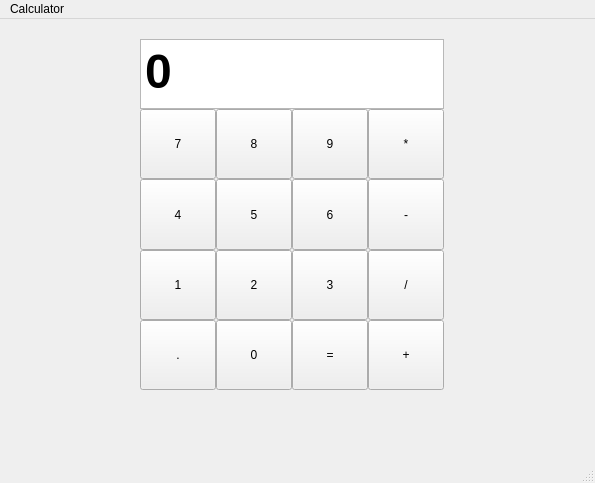
<?xml version="1.0" encoding="UTF-8"?>
<ui version="4.0">
 <class>MainWindow</class>
 <widget class="QMainWindow" name="MainWindow">
  <property name="enabled">
   <bool>true</bool>
  </property>
  <property name="geometry">
   <rect>
    <x>0</x>
    <y>0</y>
    <width>595</width>
    <height>483</height>
   </rect>
  </property>
  <property name="windowTitle">
   <string>MainWindow</string>
  </property>
  <widget class="QWidget" name="centralwidget">
   <widget class="QWidget" name="verticalLayoutWidget">
    <property name="geometry">
     <rect>
      <x>140</x>
      <y>20</y>
      <width>304</width>
      <height>351</height>
     </rect>
    </property>
    <layout class="QVBoxLayout" name="verticalLayout" stretch="2,8">
     <property name="spacing">
      <number>0</number>
     </property>
     <item>
      <widget class="QTextEdit" name="ioTestEdit">
       <property name="mouseTracking">
        <bool>true</bool>
       </property>
       <property name="contextMenuPolicy">
        <enum>Qt::ContextMenuPolicy::DefaultContextMenu</enum>
       </property>
       <property name="layoutDirection">
        <enum>Qt::LayoutDirection::LeftToRight</enum>
       </property>
       <property name="html">
        <string>&lt;!DOCTYPE HTML PUBLIC &quot;-//W3C//DTD HTML 4.0//EN&quot; &quot;http://www.w3.org/TR/REC-html40/strict.dtd&quot;&gt;
&lt;html&gt;&lt;head&gt;&lt;meta name=&quot;qrichtext&quot; content=&quot;1&quot; /&gt;&lt;meta charset=&quot;utf-8&quot; /&gt;&lt;style type=&quot;text/css&quot;&gt;
p, li { white-space: pre-wrap; }
hr { height: 1px; border-width: 0; }
li.unchecked::marker { content: &quot;\2610&quot;; }
li.checked::marker { content: &quot;\2612&quot;; }
&lt;/style&gt;&lt;/head&gt;&lt;body style=&quot; font-family:'Microsoft YaHei UI'; font-size:9pt; font-weight:400; font-style:normal;&quot;&gt;
&lt;p style=&quot; margin-top:0px; margin-bottom:0px; margin-left:0px; margin-right:0px; -qt-block-indent:0; text-indent:0px;&quot;&gt;&lt;span style=&quot; font-size:36pt; font-weight:700;&quot;&gt;0&lt;/span&gt;&lt;/p&gt;&lt;/body&gt;&lt;/html&gt;</string>
       </property>
      </widget>
     </item>
     <item>
      <layout class="QGridLayout" name="gridLayout" rowstretch="0,0,0,0">
       <property name="spacing">
        <number>0</number>
       </property>
       <item row="3" column="3">
        <widget class="QPushButton" name="pushButton_add">
         <property name="sizePolicy">
          <sizepolicy hsizetype="Expanding" vsizetype="Expanding">
           <horstretch>0</horstretch>
           <verstretch>0</verstretch>
          </sizepolicy>
         </property>
         <property name="text">
          <string>+</string>
         </property>
        </widget>
       </item>
       <item row="0" column="2">
        <widget class="QPushButton" name="pushButton9">
         <property name="sizePolicy">
          <sizepolicy hsizetype="Expanding" vsizetype="Expanding">
           <horstretch>0</horstretch>
           <verstretch>0</verstretch>
          </sizepolicy>
         </property>
         <property name="text">
          <string>9</string>
         </property>
        </widget>
       </item>
       <item row="0" column="3">
        <widget class="QPushButton" name="pushButton_mult">
         <property name="sizePolicy">
          <sizepolicy hsizetype="Expanding" vsizetype="Expanding">
           <horstretch>0</horstretch>
           <verstretch>0</verstretch>
          </sizepolicy>
         </property>
         <property name="text">
          <string>*</string>
         </property>
        </widget>
       </item>
       <item row="1" column="2">
        <widget class="QPushButton" name="pushButton6">
         <property name="sizePolicy">
          <sizepolicy hsizetype="Expanding" vsizetype="Expanding">
           <horstretch>0</horstretch>
           <verstretch>0</verstretch>
          </sizepolicy>
         </property>
         <property name="text">
          <string>6</string>
         </property>
        </widget>
       </item>
       <item row="2" column="2">
        <widget class="QPushButton" name="pushButton3">
         <property name="sizePolicy">
          <sizepolicy hsizetype="Expanding" vsizetype="Expanding">
           <horstretch>0</horstretch>
           <verstretch>0</verstretch>
          </sizepolicy>
         </property>
         <property name="text">
          <string>3</string>
         </property>
        </widget>
       </item>
       <item row="1" column="0">
        <widget class="QPushButton" name="pushButton4">
         <property name="sizePolicy">
          <sizepolicy hsizetype="Expanding" vsizetype="Expanding">
           <horstretch>0</horstretch>
           <verstretch>0</verstretch>
          </sizepolicy>
         </property>
         <property name="text">
          <string>4</string>
         </property>
        </widget>
       </item>
       <item row="1" column="1">
        <widget class="QPushButton" name="pushButton5">
         <property name="sizePolicy">
          <sizepolicy hsizetype="Expanding" vsizetype="Expanding">
           <horstretch>0</horstretch>
           <verstretch>0</verstretch>
          </sizepolicy>
         </property>
         <property name="text">
          <string>5</string>
         </property>
        </widget>
       </item>
       <item row="3" column="2">
        <widget class="QPushButton" name="pushButton_result">
         <property name="sizePolicy">
          <sizepolicy hsizetype="Expanding" vsizetype="Expanding">
           <horstretch>0</horstretch>
           <verstretch>0</verstretch>
          </sizepolicy>
         </property>
         <property name="text">
          <string>=</string>
         </property>
        </widget>
       </item>
       <item row="0" column="1">
        <widget class="QPushButton" name="pushButton8">
         <property name="sizePolicy">
          <sizepolicy hsizetype="Expanding" vsizetype="Expanding">
           <horstretch>0</horstretch>
           <verstretch>0</verstretch>
          </sizepolicy>
         </property>
         <property name="text">
          <string>8</string>
         </property>
        </widget>
       </item>
       <item row="2" column="0">
        <widget class="QPushButton" name="pushButton1">
         <property name="sizePolicy">
          <sizepolicy hsizetype="Expanding" vsizetype="Expanding">
           <horstretch>0</horstretch>
           <verstretch>0</verstretch>
          </sizepolicy>
         </property>
         <property name="text">
          <string>1</string>
         </property>
        </widget>
       </item>
       <item row="1" column="3">
        <widget class="QPushButton" name="pushButton_sub">
         <property name="sizePolicy">
          <sizepolicy hsizetype="Expanding" vsizetype="Expanding">
           <horstretch>0</horstretch>
           <verstretch>0</verstretch>
          </sizepolicy>
         </property>
         <property name="text">
          <string>-</string>
         </property>
        </widget>
       </item>
       <item row="3" column="0">
        <widget class="QPushButton" name="pushButton_point">
         <property name="sizePolicy">
          <sizepolicy hsizetype="Expanding" vsizetype="Expanding">
           <horstretch>0</horstretch>
           <verstretch>0</verstretch>
          </sizepolicy>
         </property>
         <property name="text">
          <string>.</string>
         </property>
        </widget>
       </item>
       <item row="3" column="1">
        <widget class="QPushButton" name="pushButton0">
         <property name="sizePolicy">
          <sizepolicy hsizetype="Expanding" vsizetype="Expanding">
           <horstretch>0</horstretch>
           <verstretch>0</verstretch>
          </sizepolicy>
         </property>
         <property name="text">
          <string>0</string>
         </property>
        </widget>
       </item>
       <item row="2" column="1">
        <widget class="QPushButton" name="pushButton2">
         <property name="sizePolicy">
          <sizepolicy hsizetype="Expanding" vsizetype="Expanding">
           <horstretch>0</horstretch>
           <verstretch>0</verstretch>
          </sizepolicy>
         </property>
         <property name="text">
          <string>2</string>
         </property>
        </widget>
       </item>
       <item row="0" column="0">
        <widget class="QPushButton" name="pushButton7">
         <property name="sizePolicy">
          <sizepolicy hsizetype="Expanding" vsizetype="Expanding">
           <horstretch>0</horstretch>
           <verstretch>0</verstretch>
          </sizepolicy>
         </property>
         <property name="text">
          <string>7</string>
         </property>
        </widget>
       </item>
       <item row="2" column="3">
        <widget class="QPushButton" name="pushButton_div">
         <property name="sizePolicy">
          <sizepolicy hsizetype="Expanding" vsizetype="Expanding">
           <horstretch>0</horstretch>
           <verstretch>0</verstretch>
          </sizepolicy>
         </property>
         <property name="text">
          <string>/</string>
         </property>
        </widget>
       </item>
      </layout>
     </item>
    </layout>
   </widget>
  </widget>
  <widget class="QStatusBar" name="statusbar"/>
  <widget class="QMenuBar" name="menubar">
   <property name="geometry">
    <rect>
     <x>0</x>
     <y>0</y>
     <width>595</width>
     <height>22</height>
    </rect>
   </property>
   <widget class="QMenu" name="menuCalculator">
    <property name="title">
     <string>Calculator</string>
    </property>
   </widget>
   <addaction name="menuCalculator"/>
  </widget>
 </widget>
 <resources/>
 <connections/>
</ui>
